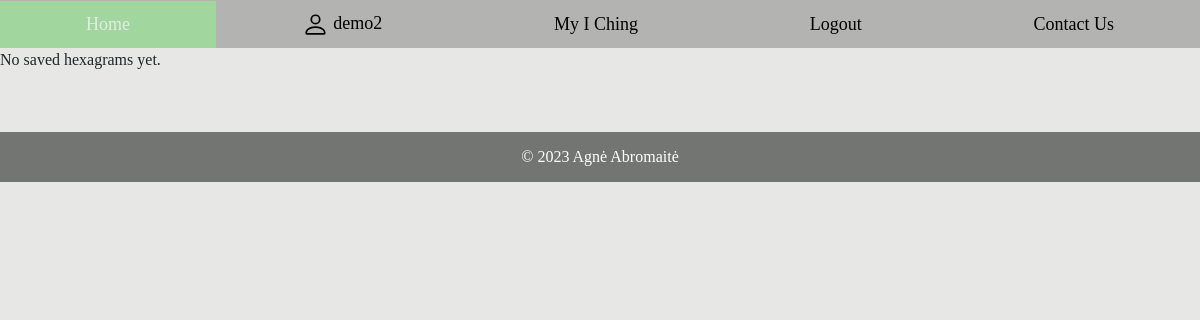
The app's page /iching/my-iching/ (signed in), older data.
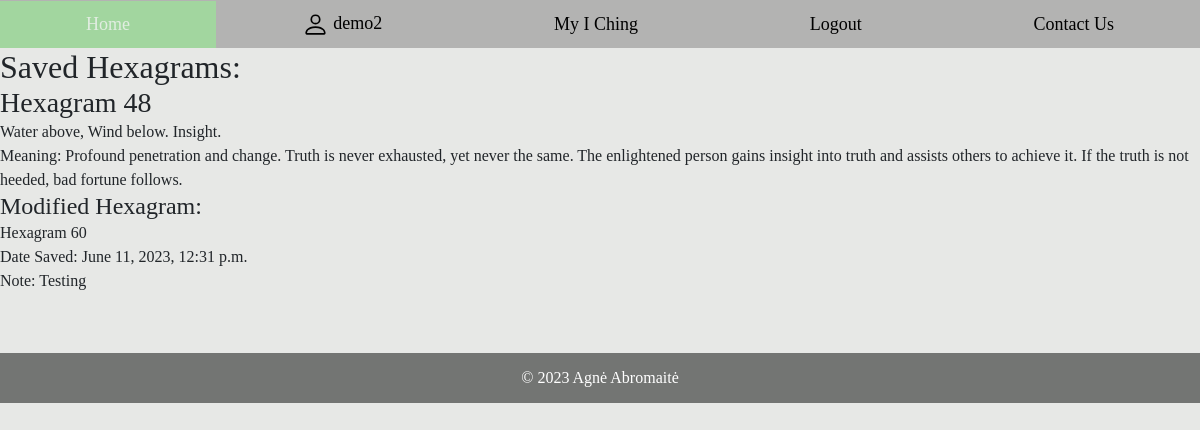
The same page, newer data.
### iching/models.py (models this page shows, shortened)
class HexagramInstance(models.Model):
    user_profile = models.ForeignKey(UserProfile, on_delete=models.CASCADE)
    hexagram_number = models.ForeignKey(Hexagram, on_delete=models.CASCADE, related_name='hexagram_instances')
    modified_hexagram_number = models.ForeignKey(Hexagram, on_delete=models.CASCADE, null=True, blank=True,
                                                 related_name='modified_hexagram_instances')
    date_saved = models.DateTimeField(auto_now_add=True)
    note = models.TextField(verbose_name='Note', max_length=2000)

class Hexagram(models.Model):
    number = models.CharField(verbose_name="Number", max_length=80,
                              help_text="Enter the number of the hexagram, eg. Hexagram 3")
    description = models.CharField(verbose_name="Description", max_length=200,
                                   help_text="Enter description of the hexagram")
    meaning = models.CharField(verbose_name="meaning", max_length=300)
    line1 = models.ForeignKey(to="Line", verbose_name="Line1", on_delete=models.SET_NULL, null=True,
                              related_name="line1")
    line2 = models.ForeignKey(to="Line", verbose_name="Line2", on_delete=models.SET_NULL, null=True,
                              related_name="line2")
    line3 = models.ForeignKey(to="Line", verbose_name="Line3", on_delete=models.SET_NULL, null=True,
                              related_name="line3")
    line4 = models.ForeignKey(to="Line", verbose_name="Line4", on_delete=models.SET_NULL, null=True,
                              related_name="line4")
    line5 = models.ForeignKey(to="Line", verbose_name="Line5", on_delete=models.SET_NULL, null=True,
                              related_name="line5")
    line6 = models.ForeignKey(to="Line", verbose_name="Line6", on_delete=models.SET_NULL, null=True,
                              related_name="line6")
    picture = models.ImageField(default="hexagrams/default.png", upload_to="hexagrams")

### iching/views.py (the view)
# urls.py: path('my-iching/', views.my_iching, name='my_iching'),
@login_required
def my_iching(request):
    user_profile = UserProfile.objects.get(user=request.user)
    saved_hexagrams = HexagramInstance.objects.filter(user_profile=user_profile)
    context = {
        'saved_hexagrams': saved_hexagrams
    }
    return render(request, 'my_iching.html', context=context)

### iching/templates/my_iching.html (shortened to what this page needs)
{% extends "base.html" %}
{% load static %}
{% block "content" %}
<h1>My I Ching</h1>
{% if saved_hexagrams %}
    <h2>Saved Hexagrams:</h2>
    <ul>
        {% for hexagram_instance in saved_hexagrams %}
            <li>
                <h3>{{ hexagram_instance.hexagram_number.number }}</h3>
                <p>{{ hexagram_instance.hexagram_number.description }}</p>
                <p>Meaning: {{ hexagram_instance.hexagram_number.meaning }}</p>
                {% if hexagram_instance.modified_hexagram_number %}
                    <h4>Modified Hexagram:</h4>
                    <p>{{ hexagram_instance.modified_hexagram_number.number }}</p>
                {% endif %}
                <p>Date Saved: {{ hexagram_instance.date_saved }}</p>
                <p>Note: {{ hexagram_instance.note }}</p>
            </li>
        {% endfor %}
    </ul>
{% else %}
    <p>No saved hexagrams yet.</p>
{% endif %}
{% endblock %}

Row changes from the older to the newer data that the page shows:
added HexagramInstance: hexagram_number.number "Hexagram 48", hexagram_number.description "Water above, Wind below. Insight.", hexagram_number.meaning "Profound penetration and change. Truth is never exhausted, yet never the same. The enlightened person gains insight into truth and assists others to achieve it. If the truth is not heeded, bad fortune follows.", modified_hexagram_number.number "Hexagram 60", date_saved "June 11, 2023, 12:31 p.m.", note "Testing"
Text that changed along with them:
text no longer shown: "No saved hexagrams yet."
text now shown: "Saved Hexagrams:"
